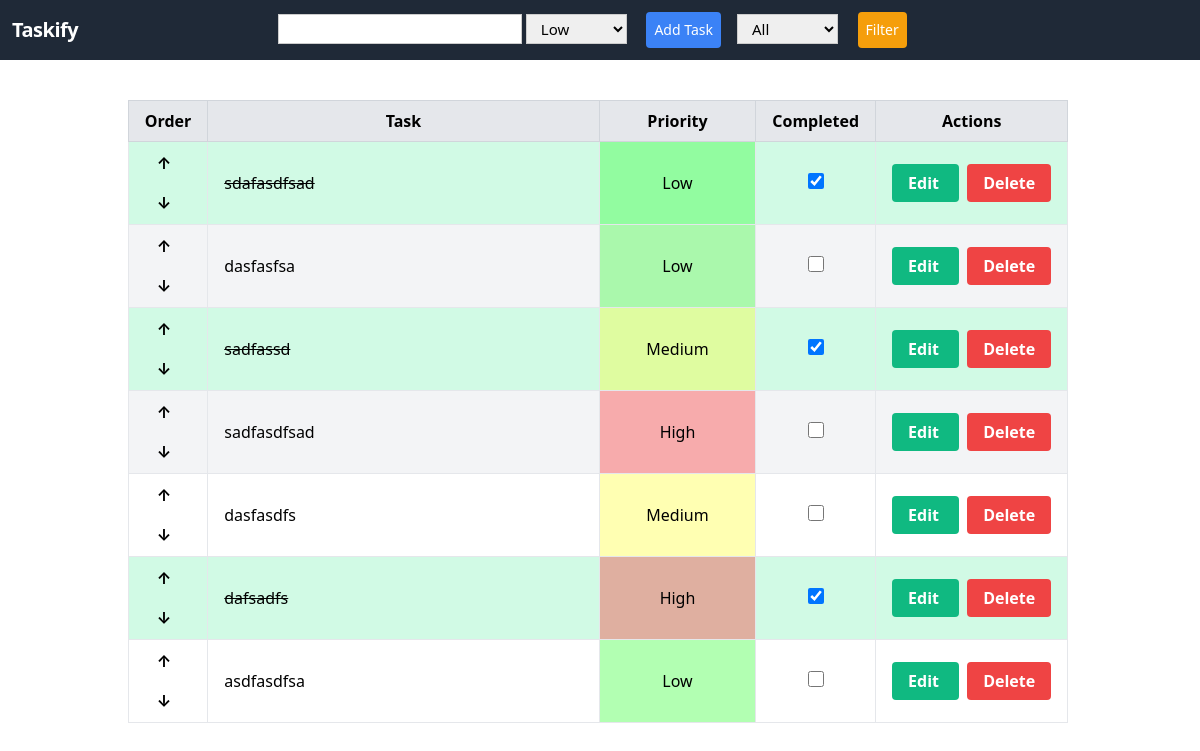
/, run on an earlier commit of the app's database.
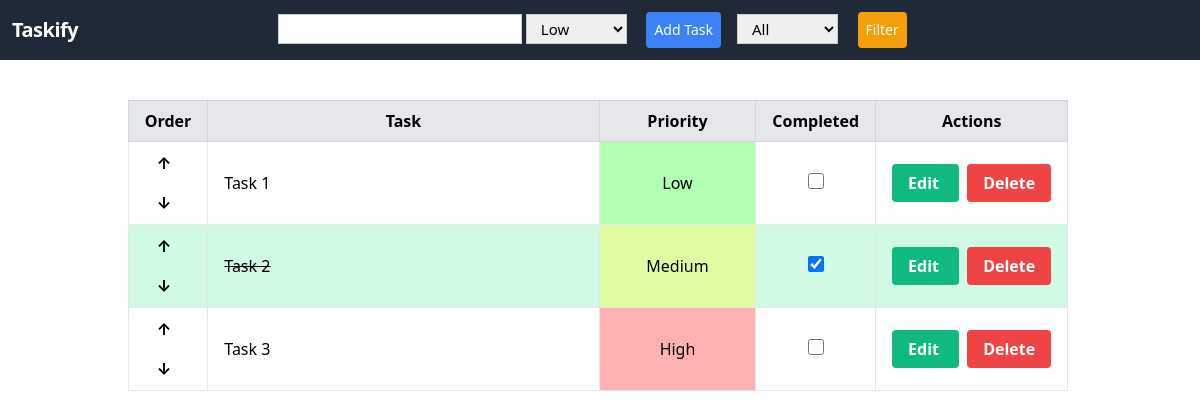
And on a later commit of the database.
### todos/models.py (models this page shows, shortened)
class Todo(models.Model):
    PRIORITY_CHOICES = [
        ('Low', 'Low'),
        ('Medium', 'Medium'),
        ('High', 'High'),
    ]
    task = models.CharField(max_length=100)
    completed = models.BooleanField(default=False)
    priority = models.CharField(max_length=6, choices=PRIORITY_CHOICES, default='Low')
    order = models.IntegerField(default=0)
    class Meta:
        ordering = ['order']

### todos/views.py (the view)
# urls.py: path('', index, name='index'),
def index(request):
    if request.method == 'POST':
        form = TodoForm(request.POST)
        if form.is_valid():
            todos = Todo.objects.all()
            max_order = todos.aggregate(Max('order'))['order__max'] or 0
            new_todo = form.save(commit=False)
            new_todo.order = max_order + 1
            new_todo.save()
            return redirect('todos:index')
    else:
        form = TodoForm()
    todos = Todo.objects.all()
    context = {'form': form, 'todos': todos, 'PRIORITY_CHOICES': Todo.PRIORITY_CHOICES}
    return render(request, 'todos/index.html', context)

### todos/forms.py
class TodoForm(forms.ModelForm):
    order = forms.IntegerField(widget=forms.HiddenInput(), required=False)
    class Meta:
        model = Todo
        fields = ['task', 'priority', 'order']

### todos/templates/todos/index.html (shortened to what this page needs)
<!DOCTYPE html>
<html>
<head>
  <link href="https://unpkg.com/tailwindcss@^2/dist/tailwind.min.css" rel="stylesheet">
  <nav class="flex items-center justify-between flex-wrap bg-gray-800 p-3">
    <div class="flex items-center flex-shrink-0 text-white mr-6">
      <span class="font-semibold text-xl tracking-tight pr-44">Taskify</span>
    </div>
    <div class="w-full block flex-grow lg:flex lg:w-auto">
      <div class="text-sm mr-4">
        <div class="flex items-center w-full">
          <form action="{% url 'todos:index' %}" method="post">
            {{ form.task }}
            {{ form.priority }}
            <input type="submit" value="Add Task" class="bg-blue-500 text-white p-2 rounded border-1 text-sm border-white  hover:text-white-700 hover:bg-blue-700 mt-4 lg:mt-0 ml-4">
          </form>
          <form method="get" action="{% url 'todos:filter_by_priority' %}" class="ml-4">
            <select name="priority" id="priority">
              <option value="">All</option>
            </select>
            <button type="submit" class="bg-yellow-500 text-white p-2 rounded border-1 text-sm border-white  hover:text-white-700 hover:bg-yellow-700 mt-4 lg:mt-0 ml-4">Filter</button>
          </form>
        </div>
      </div>
    </div>
  </nav>
</head>
<body class="">
  <div class="mt-10 mr-1">
    <table class="table-auto w-fit mt-4 border border-gray-400 mx-auto">
      <thead class="bg-gray-200">
        <tr>
          <th class="px-4 py-2 border border-gray-300 ">Order</th>
          <th class="px-4 py-2 border border-gray-300">Task</th>
          <th class="px-4 py-2 border border-gray-300">Priority</th>
          <th class="px-4 py-2 border border-gray-300">Completed</th>
          <th class="px-4 py-2 border border-gray-300">Actions</th>
        </tr>
      </thead>
      <tbody>
        {% for todo in todos %}
        <tr class="{% cycle 'bg-white' 'bg-gray-100' %} {%if todo.completed %}bg-green-100{% endif %}">
          <td class="border px-4"><div class="flex flex-col w-min">
            <a href="{% url 'todos:change_todo_order' todo.id 'up' %}" class=" text-black font-bold py-2 px-3 rounded">
              ↑
            </a>
            <a href="{% url 'todos:change_todo_order' todo.id 'down' %}" class="text-black font-bold py-2 px-3 rounded">
              ↓
            </a>
          </div></td>
          <td class="border px-4 py-2 w-5/12 {%if todo.completed %}text-decoration: line-through{% endif %}">{{ todo.task }}</td>
          <td class="border px-4 py-2 w-2/12 text-center priority-{{ todo.priority }} {% if todo.completed %}completed{% endif %}">{{ todo.priority }}</td>
          <td class="border px-4 text-center">
            <input type="checkbox" class="w-4 h-4 text-green-600 bg-gray-100 border-gray-300 rounded focus:ring-green-500 dark:focus:ring-green-600 dark:ring-offset-gray-800 focus:ring-2 dark:bg-gray-700 dark:border-gray-600" {% if todo.completed %}checked{% endif %}
              onclick="window.location='{% url 'todos:toggle_todo' todo.id %}'">
          </td>
          <td class="border px-4 pt-3 pb-3 py-2  text-center">
            <a href="{% url 'todos:update_todo' todo.id %}"
            class="bg-green-500 hover:bg-green-700 text-white font-bold py-2 px-4 rounded">
             Edit
            </a>
            <span class="px-1"></span>
            <a href="{% url 'todos:delete_todo' todo.id %}"
            class="bg-red-500 hover:bg-red-700 text-white font-bold py-2 px-4 rounded">
             Delete
            </a>
          </td>
        </tr>
        {% endfor %}
      </tbody>
    </table>
  </div>
</body>
</html>

What changed in the data, as far as the page shows it:
removed Todo: task "sdafasdfsad", priority "Low", completed "☑"
removed Todo: task "dasfasfsa", priority "Low"
removed Todo: task "sadfassd", priority "Medium", completed "☑"
removed Todo: task "sadfasdfsad", priority "High"
removed Todo: task "dasfasdfs", priority "Medium"
removed Todo: task "dafsadfs", priority "High", completed "☑"
removed Todo: task "asdfasdfsa", priority "Low"
added Todo: task "Task 1", priority "Low"
added Todo: task "Task 2", priority "Medium", completed "☑"
added Todo: task "Task 3", priority "High"
